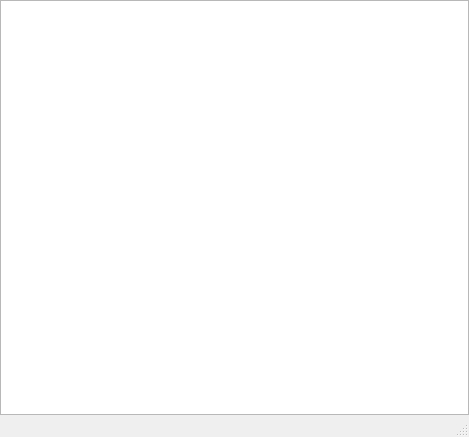
<?xml version="1.0" encoding="UTF-8"?>
<ui version="4.0">
 <class>ConsoleWindow</class>
 <widget class="QMainWindow" name="ConsoleWindow">
  <property name="geometry">
   <rect>
    <x>0</x>
    <y>0</y>
    <width>469</width>
    <height>437</height>
   </rect>
  </property>
  <property name="windowTitle">
   <string>Console</string>
  </property>
  <widget class="QWidget" name="centralwidget">
   <layout class="QVBoxLayout" name="verticalLayout">
    <property name="leftMargin">
     <number>0</number>
    </property>
    <property name="topMargin">
     <number>0</number>
    </property>
    <property name="rightMargin">
     <number>0</number>
    </property>
    <property name="bottomMargin">
     <number>0</number>
    </property>
    <item>
     <widget class="QPlainTextEdit" name="plainTextEdit">
      <property name="undoRedoEnabled">
       <bool>false</bool>
      </property>
      <property name="lineWrapMode">
       <enum>QPlainTextEdit::NoWrap</enum>
      </property>
      <property name="readOnly">
       <bool>true</bool>
      </property>
     </widget>
    </item>
   </layout>
  </widget>
  <widget class="QStatusBar" name="statusbar"/>
 </widget>
 <resources/>
 <connections/>
</ui>
